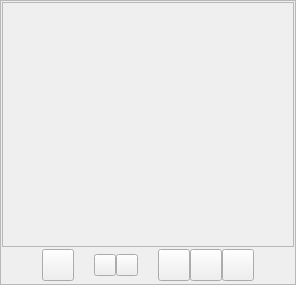
       <widget class="QFrame" name="rightFrame">
        <property name="sizePolicy">
         <sizepolicy hsizetype="Expanding" vsizetype="Expanding">
          <horstretch>0</horstretch>
          <verstretch>0</verstretch>
         </sizepolicy>
        </property>
        <property name="frameShape">
         <enum>QFrame::StyledPanel</enum>
        </property>
        <property name="frameShadow">
         <enum>QFrame::Raised</enum>
        </property>
        <layout class="QGridLayout" name="gridLayout_26">
         <property name="leftMargin">
          <number>1</number>
         </property>
         <property name="topMargin">
          <number>1</number>
         </property>
         <property name="rightMargin">
          <number>1</number>
         </property>
         <property name="bottomMargin">
          <number>3</number>
         </property>
         <property name="spacing">
          <number>2</number>
         </property>
         <item row="0" column="0">
          <layout class="QVBoxLayout" name="verticalLayout_12">
           <property name="spacing">
            <number>2</number>
           </property>
           <item>
            <widget class="QFrame" name="glFrame">
             <property name="sizePolicy">
              <sizepolicy hsizetype="Expanding" vsizetype="Expanding">
               <horstretch>0</horstretch>
               <verstretch>0</verstretch>
              </sizepolicy>
             </property>
             <property name="minimumSize">
              <size>
               <width>0</width>
               <height>245</height>
              </size>
             </property>
             <property name="mouseTracking">
              <bool>true</bool>
             </property>
             <property name="frameShape">
              <enum>QFrame::StyledPanel</enum>
             </property>
             <property name="frameShadow">
              <enum>QFrame::Plain</enum>
             </property>
            </widget>
           </item>
           <item>
            <layout class="QHBoxLayout" name="_122">
             <property name="spacing">
              <number>0</number>
             </property>
             <property name="margin">
              <number>0</number>
             </property>
             <item>
              <spacer>
               <property name="orientation">
                <enum>Qt::Horizontal</enum>
               </property>
               <property name="sizeHint" stdset="0">
                <size>
                 <width>40</width>
                 <height>20</height>
                </size>
               </property>
              </spacer>
             </item>
             <item>
              <widget class="QPushButton" name="glZoomButton">
               <property name="sizePolicy">
                <sizepolicy hsizetype="Fixed" vsizetype="Fixed">
                 <horstretch>0</horstretch>
                 <verstretch>0</verstretch>
                </sizepolicy>
               </property>
               <property name="minimumSize">
                <size>
                 <width>30</width>
                 <height>30</height>
                </size>
               </property>
               <property name="maximumSize">
                <size>
                 <width>32</width>
                 <height>32</height>
                </size>
               </property>
               <property name="toolTip">
                <string>Zoom Mode</string>
               </property>
               <property name="text">
                <string/>
               </property>
               <property name="icon">
                <iconset resource="resources.qrc">
                 <normaloff>:/images/zoom.png</normaloff>:/images/zoom.png</iconset>
               </property>
               <property name="iconSize">
                <size>
                 <width>24</width>
                 <height>24</height>
                </size>
               </property>
               <property name="checkable">
                <bool>true</bool>
               </property>
               <property name="autoExclusive">
                <bool>true</bool>
               </property>
              </widget>
             </item>
             <item>
              <spacer>
               <property name="orientation">
                <enum>Qt::Horizontal</enum>
               </property>
               <property name="sizeType">
                <enum>QSizePolicy::Minimum</enum>
               </property>
               <property name="sizeHint" stdset="0">
                <size>
                 <width>20</width>
                 <height>20</height>
                </size>
               </property>
              </spacer>
             </item>
             <item>
              <widget class="QPushButton" name="glZoomInButton">
               <property name="sizePolicy">
                <sizepolicy hsizetype="Fixed" vsizetype="Fixed">
                 <horstretch>0</horstretch>
                 <verstretch>0</verstretch>
                </sizepolicy>
               </property>
               <property name="minimumSize">
                <size>
                 <width>22</width>
                 <height>22</height>
                </size>
               </property>
               <property name="maximumSize">
                <size>
                 <width>22</width>
                 <height>22</height>
                </size>
               </property>
               <property name="toolTip">
                <string>Zoom In</string>
               </property>
               <property name="text">
                <string/>
               </property>
               <property name="icon">
                <iconset resource="resources.qrc">
                 <normaloff>:/images/zoomPlus.png</normaloff>:/images/zoomPlus.png</iconset>
               </property>
               <property name="iconSize">
                <size>
                 <width>18</width>
                 <height>18</height>
                </size>
               </property>
               <property name="autoRepeat">
                <bool>true</bool>
               </property>
              </widget>
             </item>
             <item>
              <widget class="QPushButton" name="glZoomOutButton">
               <property name="sizePolicy">
                <sizepolicy hsizetype="Fixed" vsizetype="Fixed">
                 <horstretch>0</horstretch>
                 <verstretch>0</verstretch>
                </sizepolicy>
               </property>
               <property name="minimumSize">
                <size>
                 <width>22</width>
                 <height>22</height>
                </size>
               </property>
               <property name="maximumSize">
                <size>
                 <width>22</width>
                 <height>22</height>
                </size>
               </property>
               <property name="toolTip">
                <string>Zoom Out</string>
               </property>
               <property name="text">
                <string/>
               </property>
               <property name="icon">
                <iconset resource="resources.qrc">
                 <normaloff>:/images/zoomMinus.png</normaloff>:/images/zoomMinus.png</iconset>
               </property>
               <property name="iconSize">
                <size>
                 <width>18</width>
                 <height>18</height>
                </size>
               </property>
               <property name="autoRepeat">
                <bool>true</bool>
               </property>
              </widget>
             </item>
             <item>
              <spacer>
               <property name="orientation">
                <enum>Qt::Horizontal</enum>
               </property>
               <property name="sizeType">
                <enum>QSizePolicy::Minimum</enum>
               </property>
               <property name="sizeHint" stdset="0">
                <size>
                 <width>20</width>
                 <height>20</height>
                </size>
               </property>
              </spacer>
             </item>
             <item>
              <widget class="QPushButton" name="glShowAllButton">
               <property name="sizePolicy">
                <sizepolicy hsizetype="Fixed" vsizetype="Fixed">
                 <horstretch>0</horstretch>
                 <verstretch>0</verstretch>
                </sizepolicy>
               </property>
               <property name="minimumSize">
                <size>
                 <width>32</width>
                 <height>32</height>
                </size>
               </property>
               <property name="maximumSize">
                <size>
                 <width>32</width>
                 <height>32</height>
                </size>
               </property>
               <property name="toolTip">
                <string>Show All</string>
               </property>
               <property name="text">
                <string/>
               </property>
               <property name="icon">
                <iconset resource="resources.qrc">
                 <normaloff>:/images/showAll.png</normaloff>:/images/showAll.png</iconset>
               </property>
               <property name="iconSize">
                <size>
                 <width>24</width>
                 <height>24</height>
                </size>
               </property>
               <property name="checkable">
                <bool>false</bool>
               </property>
               <property name="autoExclusive">
                <bool>false</bool>
               </property>
              </widget>
             </item>
             <item>
              <widget class="QPushButton" name="glPreviousViewButton">
               <property name="sizePolicy">
                <sizepolicy hsizetype="Fixed" vsizetype="Fixed">
                 <horstretch>0</horstretch>
                 <verstretch>0</verstretch>
                </sizepolicy>
               </property>
               <property name="minimumSize">
                <size>
                 <width>32</width>
                 <height>32</height>
                </size>
               </property>
               <property name="maximumSize">
                <size>
                 <width>32</width>
                 <height>32</height>
                </size>
               </property>
               <property name="toolTip">
                <string>Previous View</string>
               </property>
               <property name="text">
                <string/>
               </property>
               <property name="icon">
                <iconset resource="resources.qrc">
                 <normaloff>:/images/previous.png</normaloff>:/images/previous.png</iconset>
               </property>
              </widget>
             </item>
             <item>
              <widget class="QPushButton" name="glRedrawButton">
               <property name="sizePolicy">
                <sizepolicy hsizetype="Fixed" vsizetype="Fixed">
                 <horstretch>0</horstretch>
                 <verstretch>0</verstretch>
                </sizepolicy>
               </property>
               <property name="minimumSize">
                <size>
                 <width>32</width>
                 <height>32</height>
                </size>
               </property>
               <property name="maximumSize">
                <size>
                 <width>32</width>
                 <height>32</height>
                </size>
               </property>
               <property name="toolTip">
                <string>Redraw</string>
               </property>
               <property name="text">
                <string/>
               </property>
               <property name="icon">
                <iconset resource="resources.qrc">
                 <normaloff>:/images/redraw.png</normaloff>:/images/redraw.png</iconset>
               </property>
               <property name="iconSize">
                <size>
                 <width>24</width>
                 <height>24</height>
                </size>
               </property>
               <property name="checkable">
                <bool>false</bool>
               </property>
               <property name="autoExclusive">
                <bool>false</bool>
               </property>
              </widget>
             </item>
             <item>
              <spacer>
               <property name="orientation">
                <enum>Qt::Horizontal</enum>
               </property>
               <property name="sizeHint" stdset="0">
                <size>
                 <width>40</width>
                 <height>20</height>
                </size>
               </property>
              </spacer>
             </item>
            </layout>
           </item>
          </layout>
         </item>
        </layout>
       </widget>
